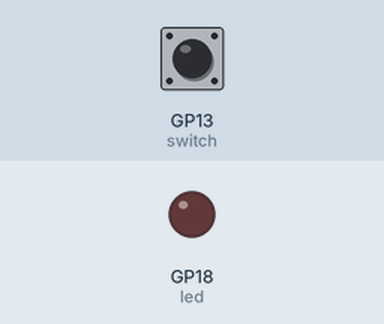
Simulated run of this program. Board: Raspberry Pi Pico running MicroPython. Parts: output pins drawn as LEDs (lit = HIGH). Wiring (from the project's diagram.json): red button on GP13, red LED on GP18. Inputs (shaded band) come from the test bench; at power-on: GP13 (switch) HIGH.

Above: at 1.3 s.
1.4 s: GP13 (switch) pulled LOW for 0.15 s
At 1.47 s:
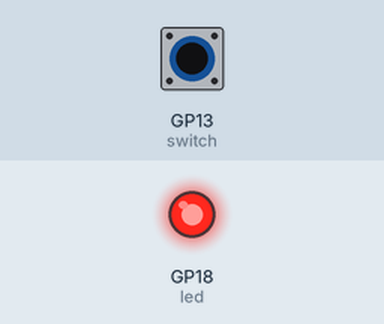
3.0 s: GP13 (switch) pulled LOW for 3.2 s
At 7.6 s:
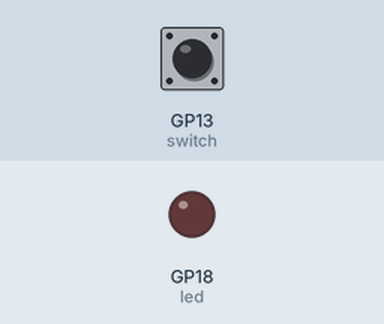
Timing chart, 0 to 9.1 s (numbered marks = the images above; inputs shaded):
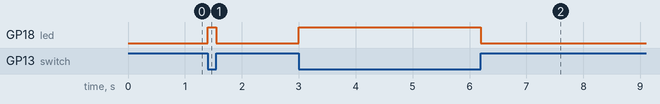

Measured:
- after the input at 1.4 s, GP18 (led): LOW → HIGH at once, → LOW 0.15 s later
- after the input at 3.0 s, GP18 (led): LOW → HIGH at once, → LOW 3.2 s later

The program:

main.py
```python
import time
import machine

time.sleep(0.1) # Wait for USB to become ready

switch = machine.Pin(13, machine.Pin.IN, machine.Pin.PULL_UP)
led = machine.Pin(18, machine.Pin.OUT)


while True:
    if switch.value():
        led.value(False)
    else:
        led.value(True)
```
